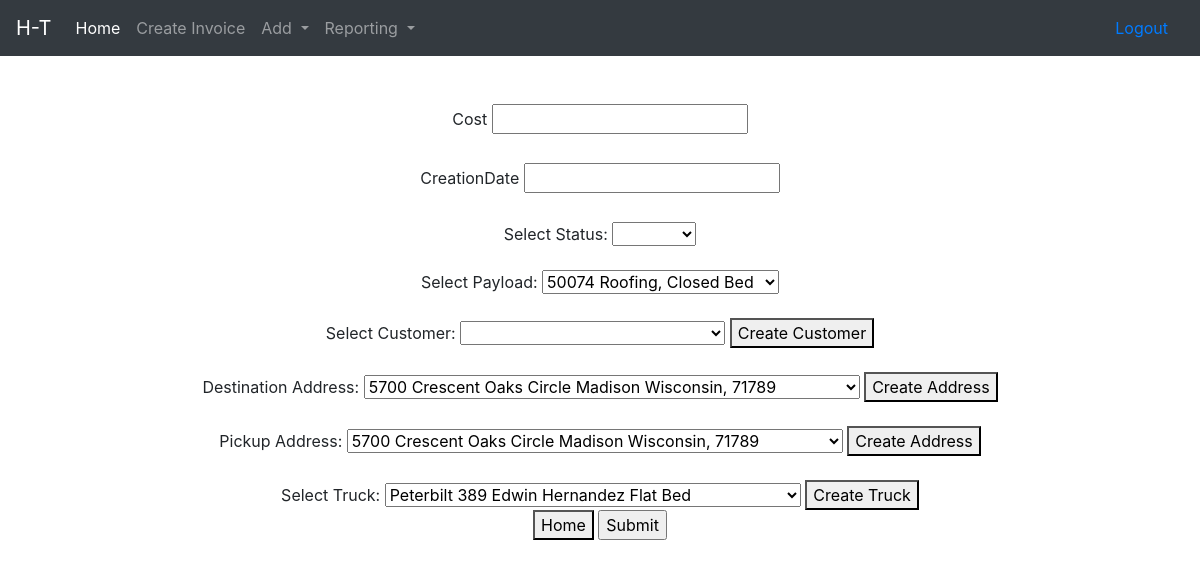
Page /invoice.php (signed in) on the committed database.
### tables this page shows
CREATE TABLE `Payload` (
  `LoadID` int(11) NOT NULL AUTO_INCREMENT,
  `Weight` int(11) NOT NULL,
  `Description` varchar(255) NOT NULL,
  `TrailerID` int(11) NOT NULL,
  PRIMARY KEY (`LoadID`),
  KEY `TrailerID` (`TrailerID`),
  CONSTRAINT `Payload_ibfk_1` FOREIGN KEY (`TrailerID`) REFERENCES `Trailer` (`TrailerID`)
);

CREATE TABLE `Address` (
  `AddressID` int(11) NOT NULL AUTO_INCREMENT,
  `Street` varchar(255) NOT NULL,
  `City` varchar(255) NOT NULL,
  `State` varchar(255) NOT NULL,
  `Zipcode` int(11) NOT NULL,
  PRIMARY KEY (`AddressID`)
);

CREATE TABLE `Truck` (
  `TruckID` int(11) NOT NULL AUTO_INCREMENT,
  `Make` varchar(255) NOT NULL,
  `Model` varchar(255) NOT NULL,
  `MaxWeight` int(11) NOT NULL,
  `LastServiceDate` date DEFAULT NULL,
  `EmployeeID` int(11) DEFAULT NULL,
  `TrailerID` int(11) NOT NULL,
  PRIMARY KEY (`TruckID`),
  KEY `EmployeeID` (`EmployeeID`),
  KEY `TrailerID` (`TrailerID`),
  CONSTRAINT `Truck_ibfk_1` FOREIGN KEY (`EmployeeID`) REFERENCES `Employee` (`EmployeeID`),
  CONSTRAINT `Truck_ibfk_2` FOREIGN KEY (`TrailerID`) REFERENCES `Trailer` (`TrailerID`)
);

### helpers.php (the view, shortened to what this page needs)
<?php
$server = 'localhost';
$user = 'nkalar';
$password = 'edwinblue';
$database = 'nkalar';
$db = new mysqli($server, $user, $password, $database);
function ddMenu($type)
{
    global $db;
    switch($type)
    {
        case "status":
            $query = "SELECT * FROM Status";
            $result2 = mysqli_query($db, $query);
            $dropdown = "";
            echo "Select Status: ";
            echo "<select name = 'Status'>";
            echo "<option value='0" .   "'>"   . "</option>";
            while($row2 = mysqli_fetch_array($result2))
            {
                $dropdown = $dropdown."<option value='" . $row2[0] . "'>" . $row2[1] . "</option>";
            }
            echo $dropdown;
            echo "</select><br><br>";
            break;
        case "payload":
            $query = "SELECT * FROM Payload NATURAL JOIN Trailer ORDER BY LoadID";
            $result2 = mysqli_query($db, $query);
            $dropdown = "";
            echo "Select Payload: ";
            echo "<select name = 'Payload'>";
            while($row2 = mysqli_fetch_array($result2))
            {
                $dropdown = $dropdown."<option value='" . $row2[1] . "'>". $row2[2] . " ". $row2[3] .  ", " . $row2[4] ."</option>";
            }
            echo $dropdown;
            echo "</select>";
            break;
        case "customer":
            $query = "SELECT * FROM Customer";
            $result2 = mysqli_query($db, $query);
            $dropdown = "";
            echo "Select Customer: ";
            echo "<select name = 'CustomerID'>";
            echo "<option value='0" .   "'>"   . "</option>";
            while($row2 = mysqli_fetch_array($result2))
            {
                $dropdown = $dropdown."<option value='" . $row2[0] . "'>" . $row2[1] . "</option>";
            }
            echo $dropdown;
            echo "</select>           ";
            break;
        case "destination":
            $dropdown = "";
            $query = "SELECT * FROM Address";
            $result2 = mysqli_query($db, $query);
            echo "Destination Address: ";
            echo "<select name = 'Destination'>";
            while($row2 = mysqli_fetch_array($result2))
            {
                $dropdown = $dropdown."<option value='" . $row2[0] . "'>" . $row2[1] ." ". $row2[2] . " ". $row2[3] .  ", " . $row2[4] ."</option>";
            }
            echo $dropdown;
            echo "</select>     ";
            echo "<button onclick= \"location.href='address.php'\" type=\"button\">Create Address</button>";
            break;
        case "pickup":
            $dropdown = "";
            $query = "SELECT * FROM Address";
            $result2 = mysqli_query($db, $query);
            echo "Pickup Address: ";
            echo "<select name = 'Pickup'>";
            while($row2 = mysqli_fetch_array($result2))
            {
                $dropdown = $dropdown."<option value='" . $row2[0] . "'>" . $row2[1] ." ". $row2[2] . " ". $row2[3] .  ", " . $row2[4] ."</option>";
            }
            echo $dropdown;
            echo "</select>     ";
            echo "<button onclick= \"location.href='address.php'\" type=\"button\">Create Address</button>";
            break;
            case "truck":
            $dropdown = "";
            $query = "SELECT * FROM Truck NATURAL JOIN Trailer NATURAL JOIN Employee ORDER BY TruckID";
            $result2 = mysqli_query($db, $query);
            echo "Select Truck: ";
            echo "<select name = 'TruckID'>";
            while($row2 = mysqli_fetch_array($result2))
            {
                $dropdown = $dropdown."<option value='" . $row2[2] . "'>" . $row2[3] ." ". $row2[4] . " ". $row2[8] .  " ". $row2[9] .  " " . $row2[7] ."</option>";
            }
            echo $dropdown;
            echo "</select>     ";
            echo "<button onclick= \"location.href='truck.php'\" type=\"button\">Create Truck</button>";
            break;
    }
}
?>

### rows in the picture
payload: Payload "50074 Roofing, Closed Bed"
address: Destination "5700 Crescent Oaks Circle Madison Wisconsin, 71789", Pickup "5700 Crescent Oaks Circle Madison Wisconsin, 71789"
truck: TruckID "Peterbilt 389 Edwin Hernandez Flat Bed"

### other values in the picture
$row["Field"] "Cost"
$row["Field"] "CreationDate"
